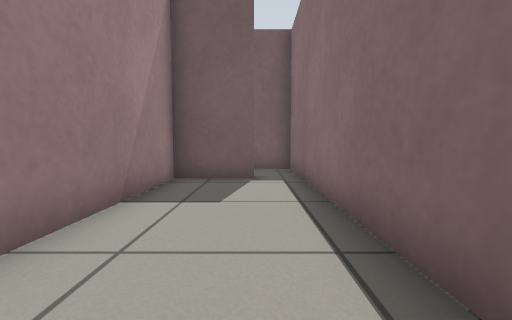
[1] (above)

15 first-person views from a walk through a robot-simulator world made for Gazebo. The camera is 0.5 m above the floor, tilts 4° down and sees 90° across. The floor is counted in squares, 0.5 m on a side. Each view is taken from the middle of a square. On the plan, view 1 faces up. The plan holds only what a view shows up to about 11 squares ahead; the rest is blank.

[2]
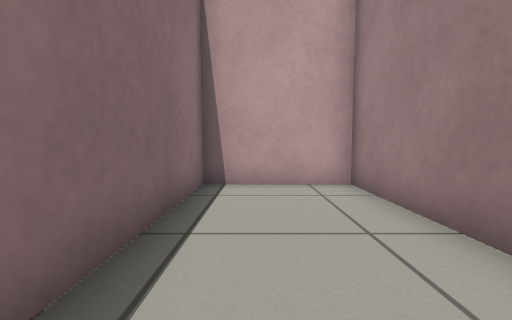

[3]
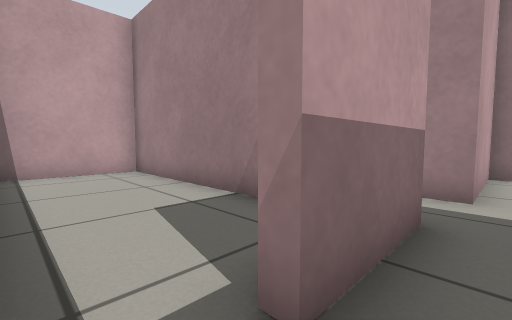

[4]
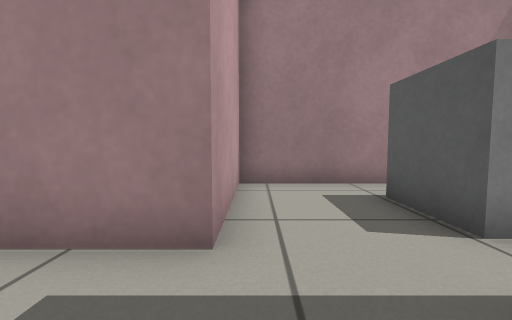

[5]
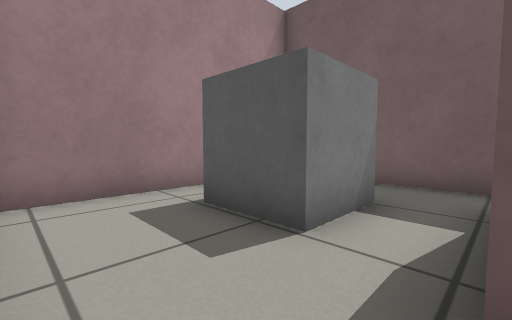

[6]
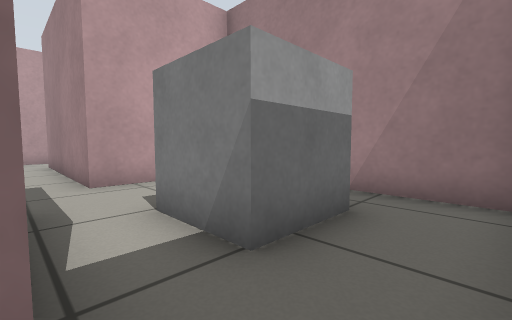

[7]
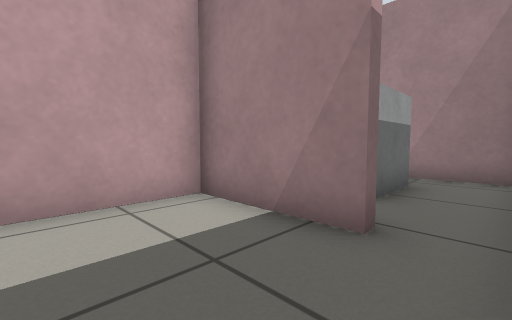

[8]
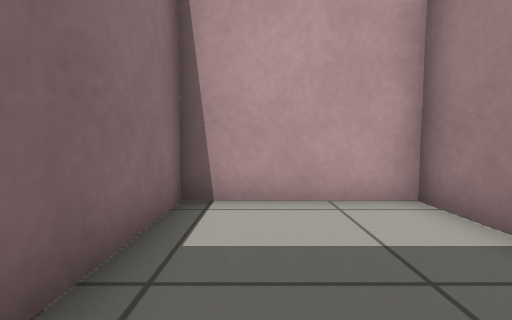

[9]
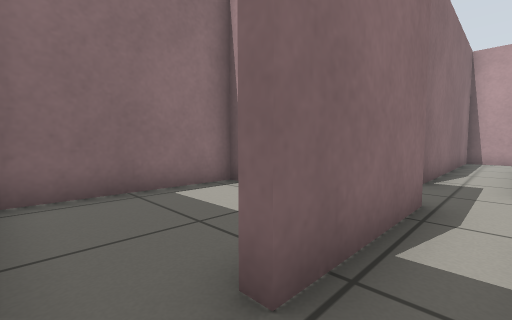

[10]
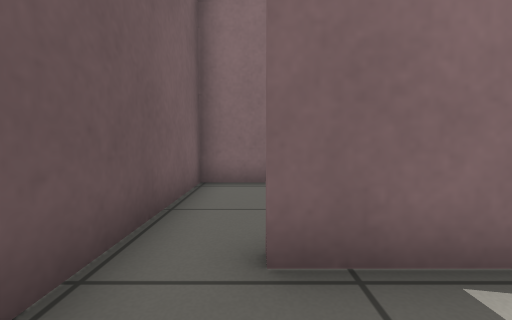

[11]
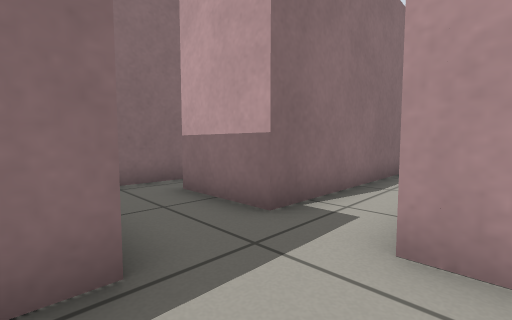

[12]
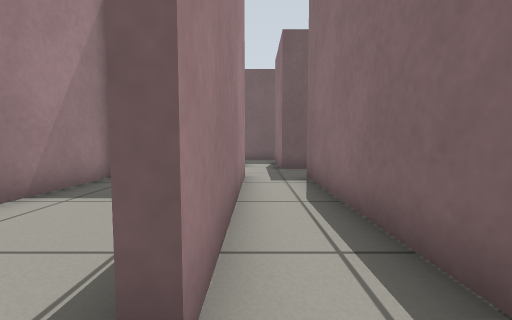

[13]
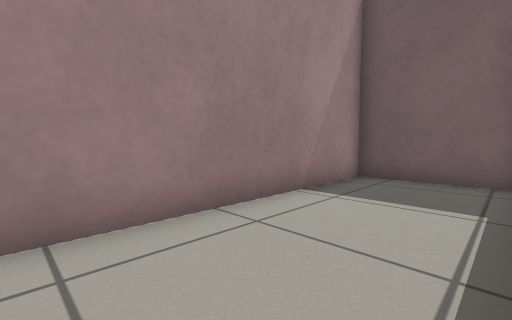

[14]
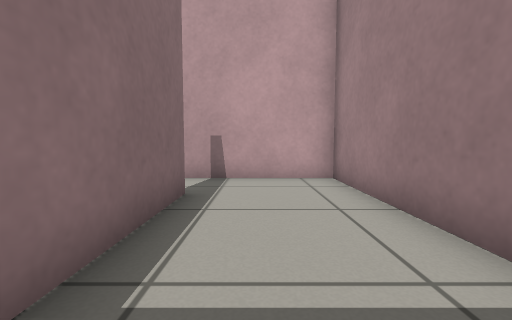

[15]
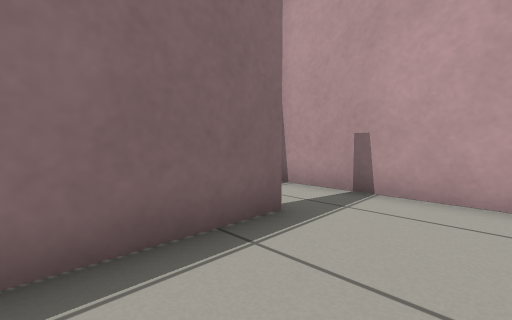

### Floor plan
Points are (right, up) in squares from view 1. A wall is a line through its corners. A room is listed if a view was taken in it or the views show most of it. See-through windows are left out.
Room 1 (views 1, 2)
walls: (-0.1, 7) (-2.3, 7) (-2.3, -1) (1.3, -1) (1.3, 6.4)
ways out: opening at (0.5, 7) to room 2
Room 2 (views 3, 4, 5, 6, 9, 10, 11, 12)
walls: (-2, 9.4) (-3.1, 9.4) (-3.1, 13); (-2.4, 14.4) (-5.4, 14.4); (1.3, 6.4) (1.3, 9.4) (-0.1, 9.4); (-8.1, 14.1) (-8.1, 7.6) (-4.3, 7.6) (-4.3, 1); (-2.6, -0.3) (-2.6, 7.3) (-0.1, 7.3) (-0.1, 7); (-4.4, -1) (-2.9, -1)
ways out: opening at (0.5, 7) to room 1; opening at (-3, 13.5) to room 3; opening at (-5, 0.5) to room 4
objects: grey box (-6, 11) to (-5, 12)
Room 3 (views 7, 8)
walls: (-2.8, 13) (-2.8, 9.7) (1.3, 9.7) (1.3, 14.4) (-2.4, 14.4)
ways out: opening at (-3, 13.5) to room 2
Room 4 (views 13, 14, 15)
walls: (-4.6, 1) (-4.6, 4.7); (-4.9, 7.3) (-8.1, 7.3) (-8.1, -1) (-4.4, -1)
ways out: opening at (-5, 0.5) to room 2

Where each view was taken, in squares from view 1:
view 1: 0 up, 0 right, facing up
view 2: 5 up, 0 right, facing down
view 3: 8 up, 1 right, facing down-left
view 4: 8 up, 2 left, facing left
view 5: 8 up, 3 left, facing up-left
view 6: 14 up, 3 left, facing down-left
view 7: 14 up, 0 right, facing down-left
view 8: 14 up, 0 right, facing down
view 9: 14 up, 4 left, facing down-right
view 10: 13 up, 5 left, facing right
view 11: 10 up, 5 left, facing down-right
view 12: 0 up, 4 left, facing up
view 13: 0 up, 5 left, facing up-left
view 14: 6 up, 6 left, facing down
view 15: 4 up, 7 left, facing down-right
